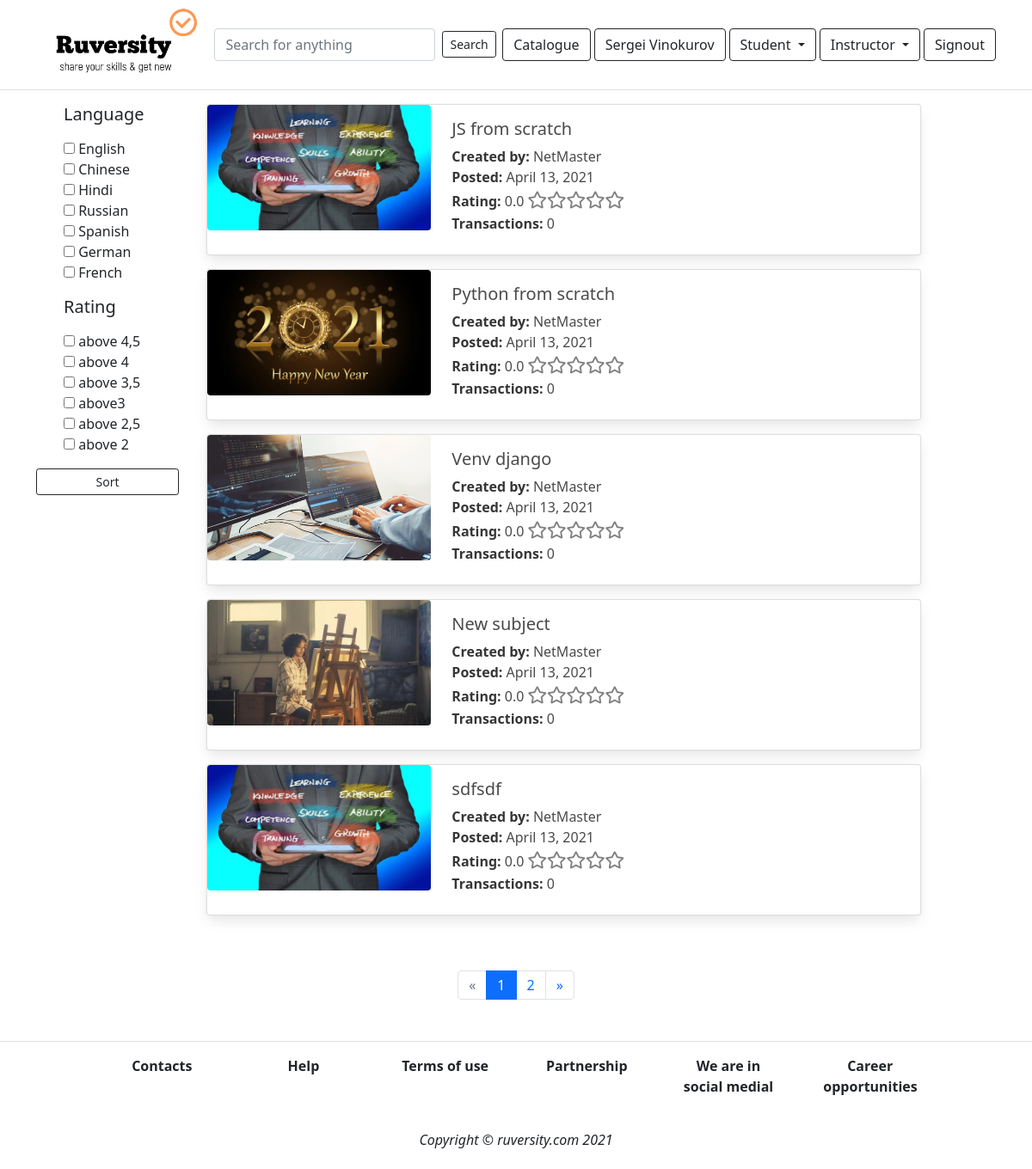
The page /list_software/ (signed in) on the database its author committed.
### app_content/models.py (models this page shows, shortened)
class MainSubject(models.Model):
    category = models.ForeignKey(Category, on_delete=models.DO_NOTHING)
    title = models.CharField(max_length=100)
    description = models.TextField(null=True)
    prerequisite = models.TextField(null=True)
    date_posted = models.DateField(auto_now_add=True)
    thumbnail_file = models.FileField(upload_to='uploads')
    author = models.ForeignKey(User, on_delete=models.DO_NOTHING)
    price = models.ForeignKey(Price, on_delete=models.DO_NOTHING)
    language = models.ForeignKey(Language, on_delete=models.DO_NOTHING)
    percent = models.CharField(max_length=50, default='0%')
    total = models.IntegerField(default=0)  # Общее число баллов
    quantity = models.IntegerField(default=0)  # Кол-во оценок
    av_rating = models.DecimalField(
        max_digits=3, decimal_places=1, default=0)  # average rating
    transactions = models.IntegerField(default=0)
    ready = models.BooleanField(default=False)
    checked = models.BooleanField(default=False)
    blocked = models.BooleanField(default=False)
    discount_programs = models.BooleanField(default=True)

### app_content/views.py (the view)
# urls.py: path('list_software/', views.list_software, name='list_software'),
def list_software(request):
    category = Category.objects.get(name='Software & IT')
    query = MainSubject.objects.filter(category=category, ready='True').exclude(blocked='True')
    if request.user.is_authenticated:
        if 'language' in request.GET:
            languages = request.GET.getlist('language', None)
            languages = Language.objects.filter(name__in=languages)
            query = query.filter(language__in=languages)
            if 'rating' in request.GET:
                rating = request.GET['rating']
                query = query.filter(av_rating__gte=rating)
                paginator = Paginator(query, 5)
                page = request.GET.get('page')
                query_paged = paginator.get_page(page)
                context = {
                        'query': query_paged
                    }
                return render(request, 'contents/list_software.html', context)
            else:
                paginator = Paginator(query, 5)
                page = request.GET.get('page')
                query_paged = paginator.get_page(page)
                context = {
                    'query': query_paged
                }
                return render(request, 'contents/list_software.html', context)
        else:
            if 'rating' in request.GET:
                rating = request.GET['rating']
                query = query.filter(av_rating__gte=rating)
                paginator = Paginator(query, 5)
                page = request.GET.get('page')
                query_paged = paginator.get_page(page)
                context = {
                    'query': query_paged
                }
                return render(request, 'contents/list_software.html', context)
            else:
                paginator = Paginator(query, 5)
                page = request.GET.get('page')
                query_paged = paginator.get_page(page)
                context = {
                    'query': query_paged
                }
                return render(request, 'contents/list_software.html', context)
    else:
        return redirect('login')

### templates/contents/list_software.html (shortened to what this page needs)
{% extends 'base.html'%}
{% load static %}
{%block content%}
<div class="container">
    <div class="row mt-3">
        <div class="col-2 rounded mr-2">
            <form action="{% url 'list_software' %}">
                <ul>
                    <li>
                        <h5><label for="language">Language</label>
                    </li>
                    <input type="checkbox" id="language" name="language" value="English"> English<br>
                    <input type="checkbox" id="language" name="language" value="Chinese"> Chinese <br>
                    <input type="checkbox" id="language" name="language" value="Hindi"> Hindi <br>
                    <input type="checkbox" id="language" name="language" value="Russian"> Russian <br>
                    <input type="checkbox" id="language" name="language" value="Spanish"> Spanish <br>
                    <input type="checkbox" id="language" name="language" value="German"> German <br>
                    <input type="checkbox" id="language" name="language" value="French"> French <br>
                </ul>
                <ul>
                    <li>
                        <h5><label for="manufacture">Rating</label>
                    </li>
                    <input type="checkbox" id="rating" name="rating" value=4.5> above 4,5<br>
                    <input type="checkbox" id="rating" name="rating" value=4.> above 4<br>
                    <input type="checkbox" id="rating" name="rating" value=3.5> above 3,5<br>
                    <input type="checkbox" id="rating" name="rating" value=3.0> above3<br>
                    <input type="checkbox" id="rating" name="rating" value=2.5> above 2,5<br>
                    <input type="checkbox" id="rating" name="rating" value=2.0> above 2<br>
                </ul>
                <input type="submit" value="Sort" class="btn btn-sm btn-block btn-outline-dark">
            </form>
        </div>
        <div class="col-9">
            {% for subject in query %}
            <div class="row">
                <div class="col">
                    <div class="card mb-3" style="height:11rem;">
                        <div class="row">
                            <div class="col-md-4">
                                <a href="{% url 'subject' subject.id %}">
                                    <figure class="image is-16by9">
                                        <img src="{{subject.thumbnail_file.url}}" alt="Placeholder image"
                                            class='rounded-2 img-fluid'>
                                    </figure>
                                </a>
                            </div>
                            <div class="col-md-8">
                                <div class="row mt-3">
                                    <div class="col">
                                        <h5 class="card-title">{{subject.title}}</h5>
                                    </div>
                                </div>
                                <div class="row">
                                    <div class="col">
                                        <strong>Created by: </strong> {{subject.author}}
                                    </div>
                                </div>
                                <div class="row">
                                    <div class="col">
                                        <strong>Posted: </strong> {{subject.date_posted}}
                                    </div>
                                </div>
                                <div class="row">
                                    <div class="col">
                                        <strong>Rating:</strong> {{subject.av_rating}}
                                        <div class="stars-outer">
                                        </div>
                                    </div>
                                </div>
                                <div class="row">
                                    <div class="col">
                                        <strong>Transactions: </strong> {{subject.transactions}}
                                    </div>
                                </div>
                            </div>
                        </div>
                    </div>
                </div>
            </div>
            {% endfor %}
        </div>
    </div>
    <div class="row m-5">
        <div class="col">
            {% if query.has_other_pages %}
            <ul class="pagination justify-content-center">
                {% if query.has_previous %}
                <li class="page-item">
                    <a href="?page={{query.previous_page_number}}" class="page-link">&laquo;</a>
                </li>
                {% else %}
                <li class="page-item disabled">
                    <a class="page-link">&laquo;</a>
                </li>
                {% endif %}
                {% for i in query.paginator.page_range%}
                {% if query.number == i %}
                <li class="page-item active">
                    <a class="page-link">{{i}}</a>
                </li>
                {% else %}
                <li class="page-item">
                    <a href="?page={{i}}" class="page-link">{{i}}</a>
                </li>
                {% endif %}
                {% endfor %}
                {% if query.has_next %}
                <li class="page-item">
                    <a href="?page={{query.next_page_number}}" class="page-link">&raquo;</a>
                </li>
                {% else %}
                <li class="page-item disabled">
                    <a class="page-link">&raquo;</a>
                </li>
                {% endif %}
            </ul>
            {%endif %}
        </div>
    </div>
</div>
{% endblock %}

### templates/partials/_navbar.html (shortened to what this page needs)
{% load static %}
<nav class="navbar navbar-expand-lg navbar-light bg-white border-bottom">
<div class="container">
  <img src={% static "images/logo.png" %} alt="Image" width="200" height="200">
<form action="{% url 'gen_search' %}" method='POST' class="form-inline m-auto">
  <input type="text" name="keyword" placeholder="Search for anything " class="form-control mr-sm-2">
  {% if 'gen_search' in request.path %}
  <button class="btn btn-sm btn-outline-dark active" input type="submit">Search</button>
  {% else %}
  <button class="btn btn-sm btn-outline-dark" input type="submit">Search</button>
  {% endif %}
</form>
{% if user.is_authenticated %}
  {% if 'main_page' in request.path %}
  <a class="btn btn-outline-dark mr-1 active" href="{% url 'main_page' %}" role=’button’>Catalogue</a>
  {% else %}
  <a class="btn btn-outline-dark mr-1" href="{% url 'main_page' %}" role=’button’>Catalogue</a>
  {% endif %}
    {% if 'dashboard' in request.path %}
    <a class="btn btn-outline-dark mr-1 active" href="{% url 'dashboard' %}" role=’button’>{{user.first_name}} {{user.last_name}}</a>
    {% else %}
    <a class="btn btn-outline-dark mr-1" href="{% url 'dashboard' %}" role=’button’>{{user.first_name}}
      {{user.last_name}}</a>
    {% endif %}
    {% if 'mycourses' in request.path or 'cart' in request.path %}
    <div class="dropdown mr-1">
      <button type="button" class='btn btn-outline-dark btn-md dropdown-toggle active'
      data-toggle='dropdown'>
        Student
    </button>
    {% else %}
    <div class="dropdown mr-1">
    <button type="button" class='btn btn-outline-dark btn-md dropdown-toggle' data-toggle='dropdown'>
      Student
    </button>
    {% endif %}
  </div>
    {% if 'author_profile' in request.path or 'transactions' in request.path%}
    <div class="dropdown mr-1">
        <button type="button" class='btn btn-outline-dark btn-md dropdown-toggle active' data-toggle='dropdown'>
            Instructor
        </button>
      {% else %}
      <div class="dropdown mr-1">
      <button type="button" class='btn btn-outline-dark btn-md dropdown-toggle' data-toggle='dropdown'>
        Instructor
      </button>
      {% endif %}
    </div>
    <a class="btn btn-outline-dark btn-md" href="{% url 'logout' %}" role=’button’>Signout</a>
  {% endif %}
</div>
</nav>

### project/static/style.css (style rules this page uses)
:root { --max-width: 56%; }
.stars-outer { position: relative; display: inline-block; }
.stars-outer::before { content: '\f005 \f005 \f005 \f005 \f005'; font-family: 'Font Awesome 5 Free'; font-weight: 200; color:grey; font-size: 20px; }
:root { --primary-color: grey; --font-color: white; }

### rows shown on the page
MainSubject: thumbnail_file (picture), title "JS from scratch", author "NetMaster", date_posted "April 13, 2021", av_rating "0.0", transactions "0"
MainSubject: thumbnail_file (picture), title "Python from scratch", author "NetMaster", date_posted "April 13, 2021", av_rating "0.0", transactions "0"
MainSubject: thumbnail_file (picture), title "Venv django", author "NetMaster", date_posted "April 13, 2021", av_rating "0.0", transactions "0"
MainSubject: thumbnail_file (picture), title "New subject", author "NetMaster", date_posted "April 13, 2021", av_rating "0.0", transactions "0"
MainSubject: thumbnail_file (picture), title "sdfsdf", author "NetMaster", date_posted "April 13, 2021", av_rating "0.0", transactions "0"

### other values the page prints
{{ user.first_name }} "Sergei"
{{ user.last_name }} "Vinokurov"
{{ i }} "1"
{{ i }} "2"
